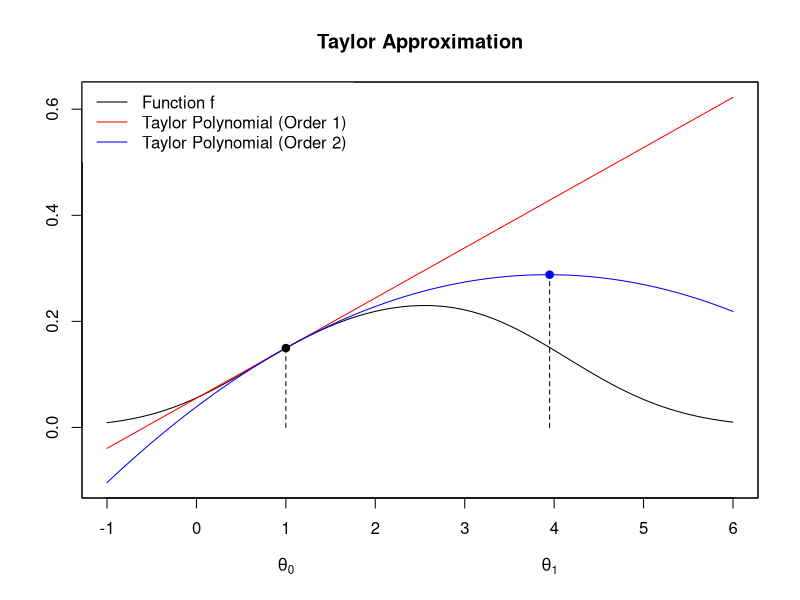

Write R code to recreate this figure.
## ---- chunk 1
#| label: fig-taylorApprox
#| fig-cap: First- and second-order Taylor approximations of a function $f$ around $\theta_0=1.$

## #######################
## Taylor Approximation
## #######################
# install.packages("pracma")
library("pracma")

myFun <- function(x){
  1*exp((-1/2)*(x-1.25)^2)/10 + 
  1*exp((-1/3)*(x-3)^2)/5
}

## Taylor approximation of myFun around x0
x0              <- 1
taylor_poly_1   <- taylor(f = myFun, x0 = x0, n = 1)
taylor_poly_2   <- taylor(f = myFun, x0 = x0, n = 2)

## Plot
x_seq           <- seq(from = x0 -2, to = x0 + 5, length.out=100)
y_myFun         <- myFun(x_seq)
y_taylor_poly_1 <- polyval(taylor_poly_1, x_seq)
y_taylor_poly_2 <- polyval(taylor_poly_2, x_seq)


plot(x  = x_seq, y = y_myFun,  type = "l", col = "black", lwd = 1, ylab="", xlab="", main = "Taylor Approximation", ylim = range(y_myFun,y_taylor_poly_1,y_taylor_poly_2))
axis(1, at=1, line=2, labels = expression(theta[0]), tick=FALSE)
axis(1, at=x_seq[which.max(y_taylor_poly_2)], line=2, labels = expression(theta[1]), tick=FALSE)
lines(x = x_seq, y = y_taylor_poly_1, col = "red", lty=1)
lines(x = x_seq, y = y_taylor_poly_2, col = "blue", lty=1)
points(x=1, y=myFun(1), col="black", pch=19)
points(x=x_seq[which.max(y_taylor_poly_2)], y=max(y_taylor_poly_2), 
col="blue", pch=19)
lines(x=rep(x0, 2), y=c(0,myFun(1)), lty=2)
lines(x=rep(x_seq[which.max(y_taylor_poly_2)],2), 
      y=c(0,max(y_taylor_poly_2)), lty=2)
legend(x="topleft", legend=c("Function f", "Taylor Polynomial (Order 1)", "Taylor Polynomial (Order 2)"), col=c("black", "red", "blue"), lty=c(1,1,1), box.lwd=0)
box()
